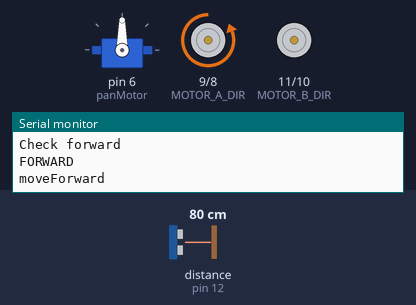
Bench run of a sketch on a simulated Arduino Uno, built with avr-gcc and run on an emulated ATmega328P. On the bench: servo, direction and speed pins drawn as motors (green arrow = direction pin HIGH = forward, orange = LOW = backward, longer = more drive), the last lines printed to the serial monitor. Inputs (shaded band) come from the test bench; at power-on: distance to the obstacle (sensor on pin 12) 80 cm. The echo pulse lasts 58.3 µs per cm.

Above: at 6.2 s.
6.3 s: distance to the obstacle (sensor on pin 12) set to 21 cm
7.8 s: distance to the obstacle (sensor on pin 12) set to 17 cm
At 10.1 s:
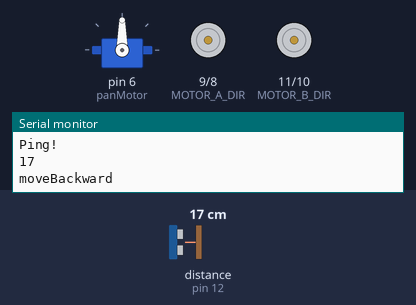
10.8 s: distance to the obstacle (sensor on pin 12) set to 35 cm
At 11.31 s:
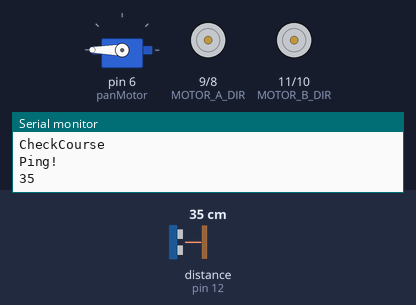
13.8 s: distance to the obstacle (sensor on pin 12) set to 2 cm
At 15.05 s:
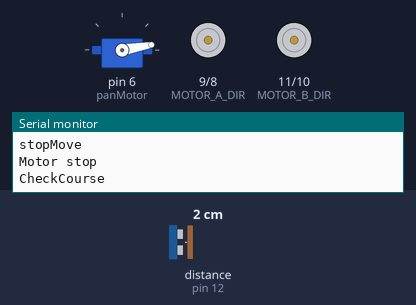
16.8 s: distance to the obstacle (sensor on pin 12) set to 18 cm
Timing chart, 0 to 20.8 s (numbered marks = the images above; inputs shaded):
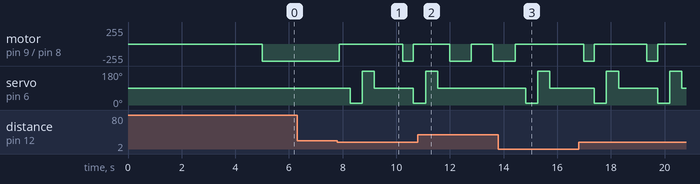

The sketch:

Red.ino
```cpp
/*
Name:		Robot.ino
Created:	8/18/2015 10:31:36 PM
Author:	Damir
*/

#include <NewPing.h>
#include <Servo.h> //include Servo library

#define trigPin 13
#define echoPin 12
#define MAX_DISTANCE 400

const int dangerThresh = 20; //threshold for obstacles (in cm)
const int steer = dangerThresh + 20; //threshold for obstacles (in cm)
const int distSlow = 80;
bool left = false;
bool right = false;
String motorSet = "";
String steerSet = "";
int left90, right90, neutral; //distances on either side
Servo panMotor;
long duration; //time it takes to recieve PING))) signal
long distance;
int pos;

NewPing sonar(trigPin, echoPin, MAX_DISTANCE);
// wired connections

#define HG7881_A_IA 8 // D8 --> Motor A Input A --> MOTOR A +
#define HG7881_A_IB 9 // D9 --> Motor A Input B --> MOTOR A -

#define HG7881_B_IA 10 // D10 --> Motor B Input A --> MOTOR B +
#define HG7881_B_IB 11 // D11 --> Motor B Input B --> MOTOR B -


// functional connections

#define MOTOR_A_PWM HG7881_A_IA // Motor B PWM Speed
#define MOTOR_A_DIR HG7881_A_IB // Motor B Direction

#define MOTOR_B_PWM HG7881_B_IA // Motor B PWM Speed
#define MOTOR_B_DIR HG7881_B_IB // Motor B Direction

// the actual values for "fast" and "slow" depend on the motor
#define PWM_SLOW 50  // arbitrary slow speed PWM duty cycle
#define PWM_FAST 200 // arbitrary fast speed PWM duty cycle
#define DIR_DELAY 800 // brief delay for abrupt motor changes
#define MOVE_DELAY 800 // brief delay for abrupt motor changes
#define STEER_DELAY 800

void setup()
{
	Serial.begin(9600);
	panMotor.attach(6); //attach motors to proper pins
	panMotor.write(90); //set PING pan to center

	pinMode(MOTOR_B_DIR, OUTPUT);
	pinMode(MOTOR_B_PWM, OUTPUT);
	digitalWrite(MOTOR_B_DIR, LOW);
	digitalWrite(MOTOR_B_PWM, LOW);

	pinMode(MOTOR_A_DIR, OUTPUT);
	pinMode(MOTOR_A_PWM, OUTPUT);
	digitalWrite(MOTOR_A_DIR, LOW);
	digitalWrite(MOTOR_A_PWM, LOW);
	delay(5000);
	motorSet = "FORWARD";
        steerSet = "NEUTRAL";
	moveForward();
}

void loop()
{
	checkPath();
}

void checkPath()
{
 int curLeft = 0; int curRight = 0; int curFront = 0;
  distance = 0;
 Serial.println("checkPath");
  checkForward();
 /* panMotor.write(135);
   delay(100);
  for (pos = 135; pos >= 45; pos -= 45) {
    panMotor.write(pos);
    distance = readPing();
   delay(170);
*/
  distance = readPing();
   if (distance < dangerThresh) {
  Serial.println("Danger");
     stopMove();
     checkCourse();
   }

 //  if (distance < steer) { checkCourse(); }
   //if (distance < steer) { changePath(); }


/*	int distanceFwd = ping();
	Serial.print(distanceFwd);
	if (distanceFwd<dangerThresh)//if path is blocked
	{
		/*Serial.println("dst < danger :");
		Serial.println(distanceFwd);
		Serial.println();
		stopMove();
		checkCourse();

	}
	else if (distanceFwd < steer)//if path is blocked
	{
		//Serial.println("dst < steer :");
		checkCourse();
	}
	checkForward();*/
}

void checkForward()
{
	Serial.println("Check forward");
        Serial.println(motorSet);
	if (motorSet == "FORWARD") {
		//Serial.println("move forward");
		moveForward();
	}

}     // turn it on going forward


void checkCourse()
{
	//steerNeutral();
	//Serial.println();
	Serial.println("CheckCourse");
	panMotor.write(10);
	delay(400);
	right90 = readPing(); //scan to the right
	delay(50);


	panMotor.write(180);
	delay(400);
	left90 = readPing(); //scan to the left
	delay(50);

	panMotor.write(90); //return to center
	delay(400);
	neutral = readPing();
	delay(50);

	compareDistance();
}

void compareDistance()
{
   if (neutral<10)
        {
          moveBackward();
          delay (MOVE_DELAY);
          stopMove();
          checkCourse();
        }

  if (neutral < dangerThresh)
	{
		if (left90 < dangerThresh && right90 < dangerThresh)
			{
				moveBackward();
				delay(600);
				stopMove();
            	checkCourse();
				motorSet = "FORWARD";
			}
		if (left90 > right90)
			{
				steerRightBackward();
			}
			else
			{
				steerLeftBackward();
			}
	}
	if (left90 > right90) //if left is less obstructed
		{
			moveForward();
			steerLeft();
			delay(STEER_DELAY);
			steerNeutral();
		}
		else
		{
			moveForward();
			steerRight();
			delay(STEER_DELAY);
			steerNeutral();
		}


	//left = false;
	//right = false;
}

 void changePath()
 {
   if (pos < 90) { steerLeftForward(); }
   if (pos > 90) { steerRightForward(); }
   motorSet = "FORWARD";

 }
void moveForward()
{
        Serial.println("moveForward");
	// set the motor speed and direction
	digitalWrite(MOTOR_A_DIR, LOW); // direction = forward
	digitalWrite(MOTOR_A_PWM, HIGH); // PWM speed = slow
	motorSet = "FORWARD";
}

void moveBackward()
{
	 Serial.println("moveBackward");
        // backward drive on
	// set the motor speed and direction
	digitalWrite(MOTOR_A_DIR, HIGH); // direction = backward
	digitalWrite(MOTOR_A_PWM, LOW); // PWM speed = slow
	motorSet = "BACKWARD";
}

void stopMove()
{
   Serial.println("stopMove");
	digitalWrite(MOTOR_A_DIR, LOW);
	digitalWrite(MOTOR_A_PWM, LOW);
        if (motorSet=="FORWARD")
        {
        digitalWrite(MOTOR_A_DIR, HIGH); // direction = backward
	digitalWrite(MOTOR_A_PWM, LOW); // PWM speed = slow
        }
        else
        {
        digitalWrite(MOTOR_A_DIR, LOW); // direction = forward
	digitalWrite(MOTOR_A_PWM, HIGH); // PWM speed = slow
        }
        delay (400);
        digitalWrite(MOTOR_A_DIR, LOW);
	digitalWrite(MOTOR_A_PWM, LOW);
        motorSet = "STOP";
        Serial.println();
	Serial.println("Motor stop");
}

void moveSlowForward()
{
	// forward drive on
	digitalWrite(MOTOR_A_DIR, LOW);
	digitalWrite(MOTOR_A_PWM, LOW);
	delay(DIR_DELAY);
	// set the motor speed and direction
	digitalWrite(MOTOR_A_DIR, LOW); // direction = forward
	digitalWrite(MOTOR_A_PWM, HIGH); // PWM speed = slow
	delay(MOVE_DELAY);
	digitalWrite(MOTOR_A_DIR, LOW);
	digitalWrite(MOTOR_A_PWM, LOW);
}

void moveSlowBackward()
{
	// forward drive on
	digitalWrite(MOTOR_A_DIR, LOW);
	digitalWrite(MOTOR_A_PWM, LOW);
	delay(DIR_DELAY);
	// set the motor speed and direction
	digitalWrite(MOTOR_A_DIR, HIGH); // direction = backward
	digitalWrite(MOTOR_A_PWM, LOW); // PWM speed = slow
	delay(DIR_DELAY);
	digitalWrite(MOTOR_A_DIR, LOW);
	digitalWrite(MOTOR_A_PWM, LOW);
}

void steerNeutral()
{
   Serial.println("steerNeutral");
	digitalWrite(MOTOR_B_DIR, LOW);
	digitalWrite(MOTOR_B_PWM, LOW);
        steerSet = "NEUTRAL";
}

void steerLeft()
{
   Serial.println("steerLeft");
	digitalWrite(MOTOR_B_DIR, LOW);
	digitalWrite(MOTOR_B_PWM, HIGH);
        steerSet = "LEFT";
}

void steerLeftForward()
{
   Serial.println("steerLeftForward");
	steerLeft();
	moveForward();
	delay(MOVE_DELAY);
	steerNeutral();
	motorSet = "FORWARD";
}

void steerLeftBackward()
{
   Serial.println("steerLeftBackward");
	steerRight();
	moveBackward();
	delay(MOVE_DELAY);
	steerNeutral();
	motorSet = "FORWARD";
}

void steerRight()
{
   Serial.println("steerRight");
	digitalWrite(MOTOR_B_DIR, HIGH);
	digitalWrite(MOTOR_B_PWM, LOW);
        steerSet = "RIGHT";
}

void steerRightForward()
{
   Serial.println("steerRightForward");
	moveForward();
	steerRight();
	delay(MOVE_DELAY);
        steerNeutral();
}

void steerRightBackward()
{
   Serial.println("steerRightBackward");
	steerLeft();
	moveBackward();
	delay(DIR_DELAY);
        steerNeutral();
	motorSet = "FORWARD";
}

int readPing()
{
        Serial.println();
	Serial.println("Ping!");
	int cm = 0;
	while (cm < 2) {
		int uS = sonar.ping();
		cm = uS / US_ROUNDTRIP_CM;
	}
        Serial.println(cm);
	return cm;
}
```

Measured:
- the behaviour switches between 20 and 19 cm on distance to the obstacle (sensor on pin 12) (found by bisection; images 0 and 1)
- after the input at 7.8 s, motor on pin 9 (MOTOR_A_DIR) / pin 8 (MOTOR_A_PWM): backward 255/255 → stopped after 0.08 s, → backward 255/255 2.4 s later, → stopped 0.40 s later; servo on pin 6 (panMotor): 90° → 10° after 0.48 s, → 180° 0.45 s later, → 90° 0.45 s later, → 10° 1.5 s later
- after the input at 10.8 s, servo on pin 6 (panMotor): goes on until 11.5 s, then stays 90°
- after the input at 13.8 s, motor on pin 9 (MOTOR_A_DIR) / pin 8 (MOTOR_A_PWM): backward 255/255 → stopped after 0.63 s; servo on pin 6 (panMotor): 90° → 10° after 1.0 s, → 180° 0.45 s later, → 90° 0.45 s later
